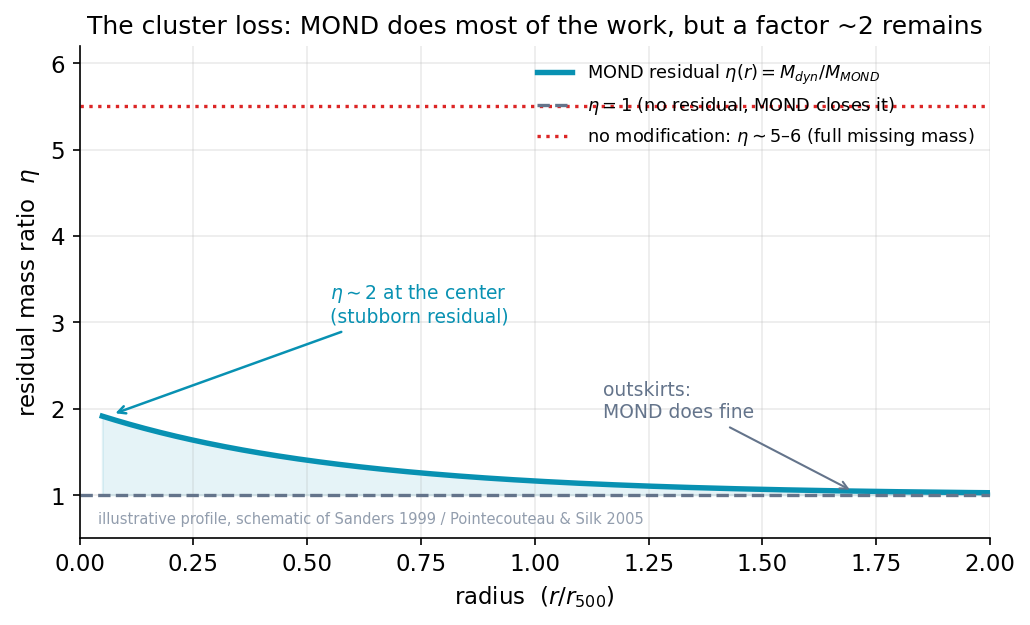

Write Python code to recreate this figure.
import numpy as np, matplotlib
matplotlib.use("Agg")
import matplotlib.pyplot as plt
plt.rcParams.update({"figure.dpi":150,"savefig.dpi":150,"font.size":11,
    "axes.grid":True,"grid.alpha":0.25,"axes.spines.top":False,"axes.spines.right":False,
    "axes.titlesize":12,"figure.facecolor":"white","axes.facecolor":"white"})
C_FW="#7c3aed"; C_NEWTON="#64748b"; C_MOND="#0891b2"; C_DATA="#dc2626"
fig, ax = plt.subplots(figsize=(7,4.3))
r=np.linspace(0.05,2.0,400)
eta=1.0+1.0*np.exp(-(r/0.55))
ax.plot(r,eta,color=C_MOND,lw=2.6,label=r"MOND residual $\eta(r)=M_{dyn}/M_{MOND}$")
ax.axhline(1.0,color=C_NEWTON,ls="--",lw=1.6,label=r"$\eta=1$ (no residual, MOND closes it)")
ax.fill_between(r,1.0,eta,color=C_MOND,alpha=0.10)
ax.axhline(5.5,color=C_DATA,ls=":",lw=1.6,label=r"no modification: $\eta\sim5$–6 (full missing mass)")
ax.annotate(r"$\eta\sim2$ at the center"+"\n(stubborn residual)",xy=(0.07,1.93),xytext=(0.55,3.0),
            fontsize=9,color=C_MOND,arrowprops=dict(arrowstyle="->",color=C_MOND,lw=1.2))
ax.annotate("outskirts:\nMOND does fine",xy=(1.7,1.04),xytext=(1.15,1.9),fontsize=9,color=C_NEWTON,
            arrowprops=dict(arrowstyle="->",color=C_NEWTON,lw=1.0))
ax.set_xlim(0,2.0);ax.set_ylim(0.5,6.2)
ax.set_xlabel(r"radius  ($r/r_{500}$)")
ax.set_ylabel(r"residual mass ratio  $\eta$")
ax.set_title("The cluster loss: MOND does most of the work, but a factor ~2 remains")
ax.legend(frameon=False,loc="upper right",fontsize=8.5)
ax.text(0.02,0.03,"illustrative profile, schematic of Sanders 1999 / Pointecouteau & Silk 2005",
        transform=ax.transAxes,ha="left",fontsize=7,color=C_NEWTON,alpha=0.7)
fig.tight_layout(); fig.savefig("ch19_cluster_eta.png", bbox_inches="tight"); print("ok")
